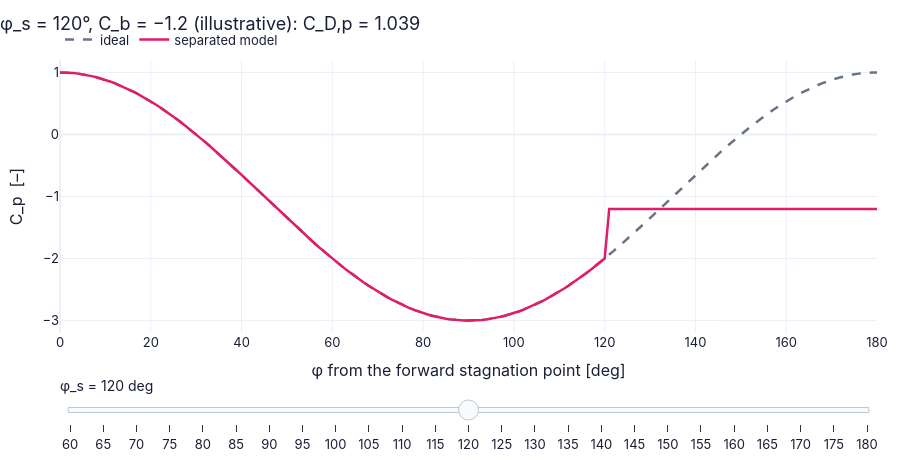

Notebook code for this chart:
### Markdown cell above
**What you see.** A pink wake plateau and a teal one that sits higher in (a); in (b) two curves of drag against separation angle with the two operating points (black dots) and the d'Alembert limit at 180°.

**How to read it.** The shaded gap between the real and the ideal $C_p$ is the missing pressure recovery; the form drag is that gap **weighted by** $\cos\varphi$, $C_{D,p}=\frac12\oint(C_p-C_{p,ideal})\cos\varphi\,d\varphi$ (the ideal part integrates to zero) — not its plain area: from $82^\circ$ up to where the ideal curve climbs back to the wake value, $1-4\sin^2\varphi=C_b=-1.2$, i.e. $\sin^2\varphi=0.55$, $\varphi\approx132^\circ$, the real pressure sits *above* the ideal one (it does not dip to $-3$ at the shoulder); beyond $132^\circ$ it sits *below* it (no recovery); and $\cos\varphi$ changes sign at $90^\circ$, so parts of the gap push forward and parts backward. At a fixed base pressure $C_b=-1.2$ the model gives $D(82^\circ)=0.884$, $D(90^\circ)=0.867$, $D(125^\circ)=1.07$: later separation alone does not lower it — the drop from 0.884 to 0.578 needs the base pressure to rise from $-1.2$ to $-0.6$.

**What would change if…** …a lower $C_b$ (more wake suction): bigger drag at the same $\varphi_s$.

### Code cell
ps_s = np.linspace(60, 180, 25 if not FAST else 12)                # separation angles [deg]


def frame(p_):                                                     # C_p(phi) for one separation angle at C_b = -1.2 (illustrative)
    return {"ideal": (phi[::2], cp_ideal[::2]), "separated model": (phi[::2], BB.separated_cp(phi[::2], p_, cp_base=-1.2))}   # the values for this call


fig = slider_figure(frame, "φ_s", ps_s, unit="deg", xlabel="φ from the forward stagnation point [deg]", ylabel="C_p  [–]", title="",   # one figure whose curves follow the slider; every position precomputed (P17)
                    xrange=[0, 180], yrange=[-3.2, 1.2])
step_titles(fig, [f"φ_s = {p_:.0f}°, C_b = −1.2 (illustrative): C_D,p = {BB.separated_pressure_drag(min(p_, 179.9), -1.2):.3f}" for p_ in ps_s])   # a title with numbers for every slider position
recolor(fig, {"ideal": COLORS["muted"], "separated model": COLORS["rose"]}, dashes={"ideal": "dash"})   # colours by meaning
fig.show()                                                         # drag the separation angle

### Figure 1 — Plotly figure (JSON) as saved in the notebook; plotly's stock layout.template omitted (floating-point values rounded to 4 significant figures; data arrays with more than 128 entries replaced by an {"elided": "..."} marker saying what was removed)
{"data": [{"hovertemplate": "ideal: %{y:.4g}<extra>φ_s = 60 deg</extra>", "line": {"color": "#697386", "dash": "dash", "width": 2.5}, "mode": "lines", "name": "ideal", "type": "scatter", "visible": false, "x": {"elided": "181 float values"}, "y": {"elided": "181 float values"}}, {"hovertemplate": "separated model: %{y:.4g}<extra>φ_s = 60 deg</extra>", "line": {"color": "#e11d6a", "width": 2.5}, "mode": "lines", "name": "separated model", "type": "scatter", "visible": false, "x": {"elided": "181 float values"}, "y": {"elided": "181 float values"}}, {"hovertemplate": "ideal: %{y:.4g}<extra>φ_s = 65 deg</extra>", "line": {"color": "#697386", "dash": "dash", "width": 2.5}, "mode": "lines", "name": "ideal", "type": "scatter", "visible": false, "x": {"elided": "181 float values"}, "y": {"elided": "181 float values"}}, {"hovertemplate": "separated model: %{y:.4g}<extra>φ_s = 65 deg</extra>", "line": {"color": "#e11d6a", "width": 2.5}, "mode": "lines", "name": "separated model", "type": "scatter", "visible": false, "x": {"elided": "181 float values"}, "y": {"elided": "181 float values"}}, {"hovertemplate": "ideal: %{y:.4g}<extra>φ_s = 70 deg</extra>", "line": {"color": "#697386", "dash": "dash", "width": 2.5}, "mode": "lines", "name": "ideal", "type": "scatter", "visible": false, "x": {"elided": "181 float values"}, "y": {"elided": "181 float values"}}, {"hovertemplate": "separated model: %{y:.4g}<extra>φ_s = 70 deg</extra>", "line": {"color": "#e11d6a", "width": 2.5}, "mode": "lines", "name": "separated model", "type": "scatter", "visible": false, "x": {"elided": "181 float values"}, "y": {"elided": "181 float values"}}, {"hovertemplate": "ideal: %{y:.4g}<extra>φ_s = 75 deg</extra>", "line": {"color": "#697386", "dash": "dash", "width": 2.5}, "mode": "lines", "name": "ideal", "type": "scatter", "visible": false, "x": {"elided": "181 float values"}, "y": {"elided": "181 float values"}}, {"hovertemplate": "separated model: %{y:.4g}<extra>φ_s = 75 deg</extra>", "line": {"color": "#e11d6a", "width": 2.5}, "mode": "lines", "name": "separated model", "type": "scatter", "visible": false, "x": {"elided": "181 float values"}, "y": {"elided": "181 float values"}}, {"hovertemplate": "ideal: %{y:.4g}<extra>φ_s = 80 deg</extra>", "line": {"color": "#697386", "dash": "dash", "width": 2.5}, "mode": "lines", "name": "ideal", "type": "scatter", "visible": false, "x": {"elided": "181 float values"}, "y": {"elided": "181 float values"}}, {"hovertemplate": "separated model: %{y:.4g}<extra>φ_s = 80 deg</extra>", "line": {"color": "#e11d6a", "width": 2.5}, "mode": "lines", "name": "separated model", "type": "scatter", "visible": false, "x": {"elided": "181 float values"}, "y": {"elided": "181 float values"}}, {"hovertemplate": "ideal: %{y:.4g}<extra>φ_s = 85 deg</extra>", "line": {"color": "#697386", "dash": "dash", "width": 2.5}, "mode": "lines", "name": "ideal", "type": "scatter", "visible": false, "x": {"elided": "181 float values"}, "y": {"elided": "181 float values"}}, {"hovertemplate": "separated model: %{y:.4g}<extra>φ_s = 85 deg</extra>", "line": {"color": "#e11d6a", "width": 2.5}, "mode": "lines", "name": "separated model", "type": "scatter", "visible": false, "x": {"elided": "181 float values"}, "y": {"elided": "181 float values"}}, {"hovertemplate": "ideal: %{y:.4g}<extra>φ_s = 90 deg</extra>", "line": {"color": "#697386", "dash": "dash", "width": 2.5}, "mode": "lines", "name": "ideal", "type": "scatter", "visible": false, "x": {"elided": "181 float values"}, "y": {"elided": "181 float values"}}, {"hovertemplate": "separated model: %{y:.4g}<extra>φ_s = 90 deg</extra>", "line": {"color": "#e11d6a", "width": 2.5}, "mode": "lines", "name": "separated model", "type": "scatter", "visible": false, "x": {"elided": "181 float values"}, "y": {"elided": "181 float values"}}, {"hovertemplate": "ideal: %{y:.4g}<extra>φ_s = 95 deg</extra>", "line": {"color": "#697386", "dash": "dash", "width": 2.5}, "mode": "lines", "name": "ideal", "type": "scatter", "visible": false, "x": {"elided": "181 float values"}, "y": {"elided": "181 float values"}}, {"hovertemplate": "separated model: %{y:.4g}<extra>φ_s = 95 deg</extra>", "line": {"color": "#e11d6a", "width": 2.5}, "mode": "lines", "name": "separated model", "type": "scatter", "visible": false, "x": {"elided": "181 float values"}, "y": {"elided": "181 float values"}}, {"hovertemplate": "ideal: %{y:.4g}<extra>φ_s = 100 deg</extra>", "line": {"color": "#697386", "dash": "dash", "width": 2.5}, "mode": "lines", "name": "ideal", "type": "scatter", "visible": false, "x": {"elided": "181 float values"}, "y": {"elided": "181 float values"}}, {"hovertemplate": "separated model: %{y:.4g}<extra>φ_s = 100 deg</extra>", "line": {"color": "#e11d6a", "width": 2.5}, "mode": "lines", "name": "separated model", "type": "scatter", "visible": false, "x": {"elided": "181 float values"}, "y": {"elided": "181 float values"}}, {"hovertemplate": "ideal: %{y:.4g}<extra>φ_s = 105 deg</extra>", "line": {"color": "#697386", "dash": "dash", "width": 2.5}, "mode": "lines", "name": "ideal", "type": "scatter", "visible": false, "x": {"elided": "181 float values"}, "y": {"elided": "181 float values"}}, {"hovertemplate": "separated model: %{y:.4g}<extra>φ_s = 105 deg</extra>", "line": {"color": "#e11d6a", "width": 2.5}, "mode": "lines", "name": "separated model", "type": "scatter", "visible": false, "x": {"elided": "181 float values"}, "y": {"elided": "181 float values"}}, {"hovertemplate": "ideal: %{y:.4g}<extra>φ_s = 110 deg</extra>", "line": {"color": "#697386", "dash": "dash", "width": 2.5}, "mode": "lines", "name": "ideal", "type": "scatter", "visible": false, "x": {"elided": "181 float values"}, "y": {"elided": "181 float values"}}, {"hovertemplate": "separated model: %{y:.4g}<extra>φ_s = 110 deg</extra>", "line": {"color": "#e11d6a", "width": 2.5}, "mode": "lines", "name": "separated model", "type": "scatter", "visible": false, "x": {"elided": "181 float values"}, "y": {"elided": "181 float values"}}, {"hovertemplate": "ideal: %{y:.4g}<extra>φ_s = 115 deg</extra>", "line": {"color": "#697386", "dash": "dash", "width": 2.5}, "mode": "lines", "name": "ideal", "type": "scatter", "visible": false, "x": {"elided": "181 float values"}, "y": {"elided": "181 float values"}}, {"hovertemplate": "separated model: %{y:.4g}<extra>φ_s = 115 deg</extra>", "line": {"color": "#e11d6a", "width": 2.5}, "mode": "lines", "name": "separated model", "type": "scatter", "visible": false, "x": {"elided": "181 float values"}, "y": {"elided": "181 float values"}}, {"hovertemplate": "ideal: %{y:.4g}<extra>φ_s = 120 deg</extra>", "line": {"color": "#697386", "dash": "dash", "width": 2.5}, "mode": "lines", "name": "ideal", "type": "scatter", "visible": true, "x": {"elided": "181 float values"}, "y": {"elided": "181 float values"}}, {"hovertemplate": "separated model: %{y:.4g}<extra>φ_s = 120 deg</extra>", "line": {"color": "#e11d6a", "width": 2.5}, "mode": "lines", "name": "separated model", "type": "scatter", "visible": true, "x": {"elided": "181 float values"}, "y": {"elided": "181 float values"}}, {"hovertemplate": "ideal: %{y:.4g}<extra>φ_s = 125 deg</extra>", "line": {"color": "#697386", "dash": "dash", "width": 2.5}, "mode": "lines", "name": "ideal", "type": "scatter", "visible": false, "x": {"elided": "181 float values"}, "y": {"elided": "181 float values"}}, {"hovertemplate": "separated model: %{y:.4g}<extra>φ_s = 125 deg</extra>", "line": {"color": "#e11d6a", "width": 2.5}, "mode": "lines", "name": "separated model", "type": "scatter", "visible": false, "x": {"elided": "181 float values"}, "y": {"elided": "181 float values"}}, {"hovertemplate": "ideal: %{y:.4g}<extra>φ_s = 130 deg</extra>", "line": {"color": "#697386", "dash": "dash", "width": 2.5}, "mode": "lines", "name": "ideal", "type": "scatter", "visible": false, "x": {"elided": "181 float values"}, "y": {"elided": "181 float values"}}, {"hovertemplate": "separated model: %{y:.4g}<extra>φ_s = 130 deg</extra>", "line": {"color": "#e11d6a", "width": 2.5}, "mode": "lines", "name": "separated model", "type": "scatter", "visible": false, "x": {"elided": "181 float values"}, "y": {"elided": "181 float values"}}, {"hovertemplate": "ideal: %{y:.4g}<extra>φ_s = 135 deg</extra>", "line": {"color": "#697386", "dash": "dash", "width": 2.5}, "mode": "lines", "name": "ideal", "type": "scatter", "visible": false, "x": {"elided": "181 float values"}, "y": {"elided": "181 float values"}}, {"hovertemplate": "separated model: %{y:.4g}<extra>φ_s = 135 deg</extra>", "line": {"color": "#e11d6a", "width": 2.5}, "mode": "lines", "name": "separated model", "type": "scatter", "visible": false, "x": {"elided": "181 float values"}, "y": {"elided": "181 float values"}}, {"hovertemplate": "ideal: %{y:.4g}<extra>φ_s = 140 deg</extra>", "line": {"color": "#697386", "dash": "dash", "width": 2.5}, "mode": "lines", "name": "ideal", "type": "scatter", "visible": false, "x": {"elided": "181 float values"}, "y": {"elided": "181 float values"}}, {"hovertemplate": "separated model: %{y:.4g}<extra>φ_s = 140 deg</extra>", "line": {"color": "#e11d6a", "width": 2.5}, "mode": "lines", "name": "separated model", "type": "scatter", "visible": false, "x": {"elided": "181 float values"}, "y": {"elided": "181 float values"}}, {"hovertemplate": "ideal: %{y:.4g}<extra>φ_s = 145 deg</extra>", "line": {"color": "#697386", "dash": "dash", "width": 2.5}, "mode": "lines", "name": "ideal", "type": "scatter", "visible": false, "x": {"elided": "181 float values"}, "y": {"elided": "181 float values"}}, {"hovertemplate": "separated model: %{y:.4g}<extra>φ_s = 145 deg</extra>", "line": {"color": "#e11d6a", "width": 2.5}, "mode": "lines", "name": "separated model", "type": "scatter", "visible": false, "x": {"elided": "181 float values"}, "y": {"elided": "181 float values"}}, {"hovertemplate": "ideal: %{y:.4g}<extra>φ_s = 150 deg</extra>", "line": {"color": "#697386", "dash": "dash", "width": 2.5}, "mode": "lines", "name": "ideal", "type": "scatter", "visible": false, "x": {"elided": "181 float values"}, "y": {"elided": "181 float values"}}, {"hovertemplate": "separated model: %{y:.4g}<extra>φ_s = 150 deg</extra>", "line": {"color": "#e11d6a", "width": 2.5}, "mode": "lines", "name": "separated model", "type": "scatter", "visible": false, "x": {"elided": "181 float values"}, "y": {"elided": "181 float values"}}, {"hovertemplate": "ideal: %{y:.4g}<extra>φ_s = 155 deg</extra>", "line": {"color": "#697386", "dash": "dash", "width": 2.5}, "mode": "lines", "name": "ideal", "type": "scatter", "visible": false, "x": {"elided": "181 float values"}, "y": {"elided": "181 float values"}}, {"hovertemplate": "separated model: %{y:.4g}<extra>φ_s = 155 deg</extra>", "line": {"color": "#e11d6a", "width": 2.5}, "mode": "lines", "name": "separated model", "type": "scatter", "visible": false, "x": {"elided": "181 float values"}, "y": {"elided": "181 float values"}}, {"hovertemplate": "ideal: %{y:.4g}<extra>φ_s = 160 deg</extra>", "line": {"color": "#697386", "dash": "dash", "width": 2.5}, "mode": "lines", "name": "ideal", "type": "scatter", "visible": false, "x": {"elided": "181 float values"}, "y": {"elided": "181 float values"}}, {"hovertemplate": "separated model: %{y:.4g}<extra>φ_s = 160 deg</extra>", "line": {"color": "#e11d6a", "width": 2.5}, "mode": "lines", "name": "separated model", "type": "scatter", "visible": false, "x": {"elided": "181 float values"}, "y": {"elided": "181 float values"}}, {"hovertemplate": "ideal: %{y:.4g}<extra>φ_s = 165 deg</extra>", "line": {"color": "#697386", "dash": "dash", "width": 2.5}, "mode": "lines", "name": "ideal", "type": "scatter", "visible": false, "x": {"elided": "181 float values"}, "y": {"elided": "181 float values"}}, {"hovertemplate": "separated model: %{y:.4g}<extra>φ_s = 165 deg</extra>", "line": {"color": "#e11d6a", "width": 2.5}, "mode": "lines", "name": "separated model", "type": "scatter", "visible": false, "x": {"elided": "181 float values"}, "y": {"elided": "181 float values"}}, {"hovertemplate": "ideal: %{y:.4g}<extra>φ_s = 170 deg</extra>", "line": {"color": "#697386", "dash": "dash", "width": 2.5}, "mode": "lines", "name": "ideal", "type": "scatter", "visible": false, "x": {"elided": "181 float values"}, "y": {"elided": "181 float values"}}, {"hovertemplate": "separated model: %{y:.4g}<extra>φ_s = 170 deg</extra>", "line": {"color": "#e11d6a", "width": 2.5}, "mode": "lines", "name": "separated model", "type": "scatter", "visible": false, "x": {"elided": "181 float values"}, "y": {"elided": "181 float values"}}, {"hovertemplate": "ideal: %{y:.4g}<extra>φ_s = 175 deg</extra>", "line": {"color": "#697386", "dash": "dash", "width": 2.5}, "mode": "lines", "name": "ideal", "type": "scatter", "visible": false, "x": {"elided": "181 float values"}, "y": {"elided": "181 float values"}}, {"hovertemplate": "separated model: %{y:.4g}<extra>φ_s = 175 deg</extra>", "line": {"color": "#e11d6a", "width": 2.5}, "mode": "lines", "name": "separated model", "type": "scatter", "visible": false, "x": {"elided": "181 float values"}, "y": {"elided": "181 float values"}}, {"hovertemplate": "ideal: %{y:.4g}<extra>φ_s = 180 deg</extra>", "line": {"color": "#697386", "dash": "dash", "width": 2.5}, "mode": "lines", "name": "ideal", "type": "scatter", "visible": false, "x": {"elided": "181 float values"}, "y": {"elided": "181 float values"}}, {"hovertemplate": "separated model: %{y:.4g}<extra>φ_s = 180 deg</extra>", "line": {"color": "#e11d6a", "width": 2.5}, "mode": "lines", "name": "separated model", "type": "scatter", "visible": false, "x": {"elided": "181 float values"}, "y": {"elided": "181 float values"}}], "layout": {"colorway": ["#6c5ce7", "#0fa39c", "#f97316", "#2563eb", "#e11d6a", "#d97706"], "font": {"color": "#1a1f36", "family": "Inter, -apple-system, Segoe UI, Roboto, sans-serif", "size": 13}, "height": 460, "hovermode": "x unified", "legend": {"orientation": "h", "x": 0, "xanchor": "left", "y": 1.02, "yanchor": "bottom"}, "margin": {"b": 90, "l": 60, "r": 20, "t": 60}, "sliders": [{"active": 12, "currentvalue": {"font": {"size": 14}, "prefix": "φ_s = ", "suffix": " deg"}, "pad": {"t": 40}, "steps": [{"args": [{"visible": [true, true, false, false, false, false, false, false, false, false, false, false, false, false, false, false, false, false, false, false, false, false, false, false, false, false, false, false, false, false, false, false, false, false, false, false, false, false, false, false, false, false, false, false, false, false, false, false, false, false]}, {"title.text": "φ_s = 60°, C_b = −1.2 (illustrative): C_D,p = 1.039"}], "label": "60", "method": "update"}, {"args": [{"visible": [false, false, true, true, false, false, false, false, false, false, false, false, false, false, false, false, false, false, false, false, false, false, false, false, false, false, false, false, false, false, false, false, false, false, false, false, false, false, false, false, false, false, false, false, false, false, false, false, false, false]}, {"title.text": "φ_s = 65°, C_b = −1.2 (illustrative): C_D,p = 1.001"}], "label": "65", "method": "update"}, {"args": [{"visible": [false, false, false, false, true, true, false, false, false, false, false, false, false, false, false, false, false, false, false, false, false, false, false, false, false, false, false, false, false, false, false, false, false, false, false, false, false, false, false, false, false, false, false, false, false, false, false, false, false, false]}, {"title.text": "φ_s = 70°, C_b = −1.2 (illustrative): C_D,p = 0.961"}], "label": "70", "method": "update"}, {"args": [{"visible": [false, false, false, false, false, false, true, true, false, false, false, false, false, false, false, false, false, false, false, false, false, false, false, false, false, false, false, false, false, false, false, false, false, false, false, false, false, false, false, false, false, false, false, false, false, false, false, false, false, false]}, {"title.text": "φ_s = 75°, C_b = −1.2 (illustrative): C_D,p = 0.923"}], "label": "75", "method": "update"}, {"args": [{"visible": [false, false, false, false, false, false, false, false, true, true, false, false, false, false, false, false, false, false, false, false, false, false, false, false, false, false, false, false, false, false, false, false, false, false, false, false, false, false, false, false, false, false, false, false, false, false, false, false, false, false]}, {"title.text": "φ_s = 80°, C_b = −1.2 (illustrative): C_D,p = 0.893"}], "label": "80", "method": "update"}, {"args": [{"visible": [false, false, false, false, false, false, false, false, false, false, true, true, false, false, false, false, false, false, false, false, false, false, false, false, false, false, false, false, false, false, false, false, false, false, false, false, false, false, false, false, false, false, false, false, false, false, false, false, false, false]}, {"title.text": "φ_s = 85°, C_b = −1.2 (illustrative): C_D,p = 0.873"}], "label": "85", "method": "update"}, {"args": [{"visible": [false, false, false, false, false, false, false, false, false, false, false, false, true, true, false, false, false, false, false, false, false, false, false, false, false, false, false, false, false, false, false, false, false, false, false, false, false, false, false, false, false, false, false, false, false, false, false, false, false, false]}, {"title.text": "φ_s = 90°, C_b = −1.2 (illustrative): C_D,p = 0.867"}], "label": "90", "method": "update"}, {"args": [{"visible": [false, false, false, false, false, false, false, false, false, false, false, false, false, false, true, true, false, false, false, false, false, false, false, false, false, false, false, false, false, false, false, false, false, false, false, false, false, false, false, false, false, false, false, false, false, false, false, false, false, false]}, {"title.text": "φ_s = 95°, C_b = −1.2 (illustrative): C_D,p = 0.873"}], "label": "95", "method": "update"}, {"args": [{"visible": [false, false, false, false, false, false, false, false, false, false, false, false, false, false, false, false, true, true, false, false, false, false, false, false, false, false, false, false, false, false, false, false, false, false, false, false, false, false, false, false, false, false, false, false, false, false, false, false, false, false]}, {"title.text": "φ_s = 100°, C_b = −1.2 (illustrative): C_D,p = 0.893"}], "label": "100", "method": "update"}, {"args": [{"visible": [false, false, false, false, false, false, false, false, false, false, false, false, false, false, false, false, false, false, true, true, false, false, false, false, false, false, false, false, false, false, false, false, false, false, false, false, false, false, false, false, false, false, false, false, false, false, false, false, false, false]}, {"title.text": "φ_s = 105°, C_b = −1.2 (illustrative): C_D,p = 0.923"}], "label": "105", "method": "update"}, {"args": [{"visible": [false, false, false, false, false, false, false, false, false, false, false, false, false, false, false, false, false, false, false, false, true, true, false, false, false, false, false, false, false, false, false, false, false, false, false, false, false, false, false, false, false, false, false, false, false, false, false, false, false, false]}, {"title.text": "φ_s = 110°, C_b = −1.2 (illustrative): C_D,p = 0.961"}], "label": "110", "method": "update"}, {"args": [{"visible": [false, false, false, false, false, false, false, false, false, false, false, false, false, false, false, false, false, false, false, false, false, false, true, true, false, false, false, false, false, false, false, false, false, false, false, false, false, false, false, false, false, false, false, false, false, false, false, false, false, false]}, {"title.text": "φ_s = 115°, C_b = −1.2 (illustrative): C_D,p = 1.001"}], "label": "115", "method": "update"}, {"args": [{"visible": [false, false, false, false, false, false, false, false, false, false, false, false, false, false, false, false, false, false, false, false, false, false, false, false, true, true, false, false, false, false, false, false, false, false, false, false, false, false, false, false, false, false, false, false, false, false, false, false, false, false]}, {"title.text": "φ_s = 120°, C_b = −1.2 (illustrative): C_D,p = 1.039"}], "label": "120", "method": "update"}, {"args": [{"visible": [false, false, false, false, false, false, false, false, false, false, false, false, false, false, false, false, false, false, false, false, false, false, false, false, false, false, true, true, false, false, false, false, false, false, false, false, false, false, false, false, false, false, false, false, false, false, false, false, false, false]}, {"title.text": "φ_s = 125°, C_b = −1.2 (illustrative): C_D,p = 1.069"}], "label": "125", "method": "update"}, {"args": [{"visible": [false, false, false, false, false, false, false, false, false, false, false, false, false, false, false, false, false, false, false, false, false, false, false, false, false, false, false, false, true, true, false, false, false, false, false, false, false, false, false, false, false, false, false, false, false, false, false, false, false, false]}, {"title.text": "φ_s = 130°, C_b = −1.2 (illustrative): C_D,p = 1.086"}], "label": "130", "method": "update"}, {"args": [{"visible": [false, false, false, false, false, false, false, false, false, false, false, false, false, false, false, false, false, false, false, false, false, false, false, false, false, false, false, false, false, false, true, true, false, false, false, false, false, false, false, false, false, false, false, false, false, false, false, false, false, false]}, {"title.text": "φ_s = 135°, C_b = −1.2 (illustrative): C_D,p = 1.084"}], "label": "135", "method": "update"}, {"args": [{"visible": [false, false, false, false, false, false, false, false, false, false, false, false, false, false, false, false, false, false, false, false, false, false, false, false, false, false, false, false, false, false, false, false, true, true, false, false, false, false, false, false, false, false, false, false, false, false, false, false, false, false]}, {"title.text": "φ_s = 140°, C_b = −1.2 (illustrative): C_D,p = 1.060"}], "label": "140", "method": "update"}, {"args": [{"visible": [false, false, false, false, false, false, false, false, false, false, false, false, false, false, false, false, false, false, false, false, false, false, false, false, false, false, false, false, false, false, false, false, false, false, true, true, false, false, false, false, false, false, false, false, false, false, false, false, false, false]}, {"title.text": "φ_s = 145°, C_b = −1.2 (illustrative): C_D,p = 1.010"}], "label": "145", "method": "update"}, {"args": [{"visible": [false, false, false, false, false, false, false, false, false, false, false, false, false, false, false, false, false, false, false, false, false, false, false, false, false, false, false, false, false, false, false, false, false, false, false, false, true, true, false, false, false, false, false, false, false, false, false, false, false, false]}, {"title.text": "φ_s = 150°, C_b = −1.2 (illustrative): C_D,p = 0.933"}], "label": "150", "method": "update"}, {"args": [{"visible": [false, false, false, false, false, false, false, false, false, false, false, false, false, false, false, false, false, false, false, false, false, false, false, false, false, false, false, false, false, false, false, false, false, false, false, false, false, false, true, true, false, false, false, false, false, false, false, false, false, false]}, {"title.text": "φ_s = 155°, C_b = −1.2 (illustrative): C_D,p = 0.829"}], "label": "155", "method": "update"}, {"args": [{"visible": [false, false, false, false, false, false, false, false, false, false, false, false, false, false, false, false, false, false, false, false, false, false, false, false, false, false, false, false, false, false, false, false, false, false, false, false, false, false, false, false, true, true, false, false, false, false, false, false, false, false]}, {"title.text": "φ_s = 160°, C_b = −1.2 (illustrative): C_D,p = 0.699"}], "label": "160", "method": "update"}, {"args": [{"visible": [false, false, false, false, false, false, false, false, false, false, false, false, false, false, false, false, false, false, false, false, false, false, false, false, false, false, false, false, false, false, false, false, false, false, false, false, false, false, false, false, false, false, true, true, false, false, false, false, false, false]}, {"title.text": "φ_s = 165°, C_b = −1.2 (illustrative): C_D,p = 0.546"}], "label": "165", "method": "update"}, {"args": [{"visible": [false, false, false, false, false, false, false, false, false, false, false, false, false, false, false, false, false, false, false, false, false, false, false, false, false, false, false, false, false, false, false, false, false, false, false, false, false, false, false, false, false, false, false, false, true, true, false, false, false, false]}, {"title.text": "φ_s = 170°, C_b = −1.2 (illustrative): C_D,p = 0.375"}], "label": "170", "method": "update"}, {"args": [{"visible": [false, false, false, false, false, false, false, false, false, false, false, false, false, false, false, false, false, false, false, false, false, false, false, false, false, false, false, false, false, false, false, false, false, false, false, false, false, false, false, false, false, false, false, false, false, false, true, true, false, false]}, {"title.text": "φ_s = 175°, C_b = −1.2 (illustrative): C_D,p = 0.191"}], "label": "175", "method": "update"}, {"args": [{"visible": [false, false, false, false, false, false, false, false, false, false, false, false, false, false, false, false, false, false, false, false, false, false, false, false, false, false, false, false, false, false, false, false, false, false, false, false, false, false, false, false, false, false, false, false, false, false, false, false, true, true]}, {"title.text": "φ_s = 180°, C_b = −1.2 (illustrative): C_D,p = 0.004"}], "label": "180", "method": "update"}]}], "title": {"text": "φ_s = 120°, C_b = −1.2 (illustrative): C_D,p = 1.039", "x": 0}, "xaxis": {"range": [0, 180], "title": {"text": "φ from the forward stagnation point [deg]"}}, "yaxis": {"range": [-3.2, 1.2], "title": {"text": "C_p  [–]"}}}}
